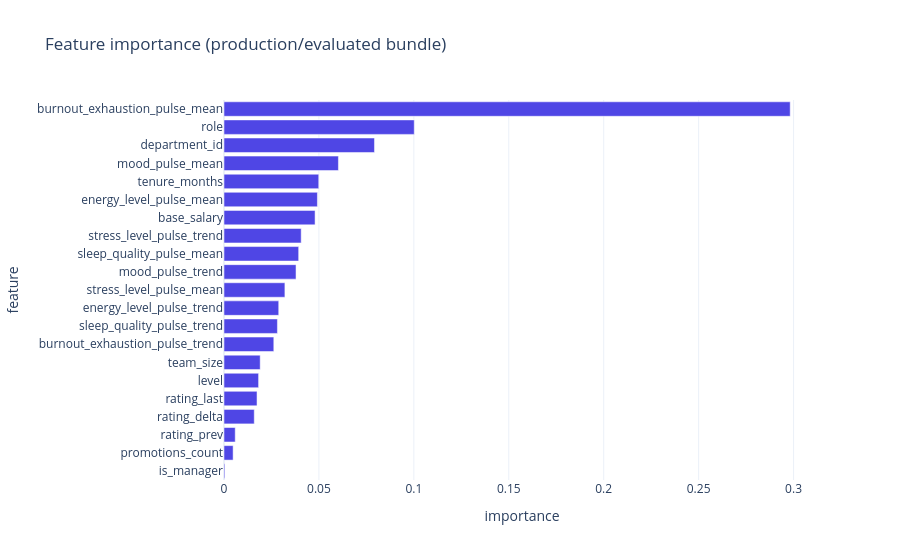

Notebook code cell kept with this figure:
### Markdown cell above
## 10. Feature importance

### Code cell
importances = _aggregate_feature_importances(bundle.classifier, CATEGORICAL_FEATURES)
imp_df = (
    pd.Series(importances, name='importance')
    .sort_values(ascending=True)
    .reset_index()
    .rename(columns={'index': 'feature'})
)
fig = px.bar(
    imp_df, x='importance', y='feature', orientation='h',
    title='Feature importance (production/evaluated bundle)', template='plotly_white',
)
fig.update_traces(marker_color='#4f46e5')
fig.show()

### Figure 1 — Plotly figure (JSON) as saved in the notebook; plotly's stock layout.template omitted (floating-point values rounded to 4 significant figures)
{"data": [{"hovertemplate": "importance=%{x}<br>feature=%{y}<extra></extra>", "legendgroup": "", "marker": {"color": "#4f46e5", "pattern": {"shape": ""}}, "name": "", "orientation": "h", "showlegend": false, "textposition": "auto", "type": "bar", "x": [0.0004438, 0.0048, 0.005911, 0.01594, 0.0174, 0.01822, 0.01906, 0.02623, 0.02814, 0.02882, 0.03208, 0.03794, 0.03933, 0.04065, 0.04797, 0.04921, 0.04991, 0.06026, 0.07926, 0.1002, 0.2982], "xaxis": "x", "y": ["is_manager", "promotions_count", "rating_prev", "rating_delta", "rating_last", "level", "team_size", "burnout_exhaustion_pulse_trend", "sleep_quality_pulse_trend", "energy_level_pulse_trend", "stress_level_pulse_mean", "mood_pulse_trend", "sleep_quality_pulse_mean", "stress_level_pulse_trend", "base_salary", "energy_level_pulse_mean", "tenure_months", "mood_pulse_mean", "department_id", "role", "burnout_exhaustion_pulse_mean"], "yaxis": "y"}], "layout": {"barmode": "relative", "legend": {"tracegroupgap": 0}, "title": {"text": "Feature importance (production/evaluated bundle)"}, "xaxis": {"anchor": "y", "domain": [0.0, 1.0], "title": {"text": "importance"}}, "yaxis": {"anchor": "x", "domain": [0.0, 1.0], "title": {"text": "feature"}}}}
